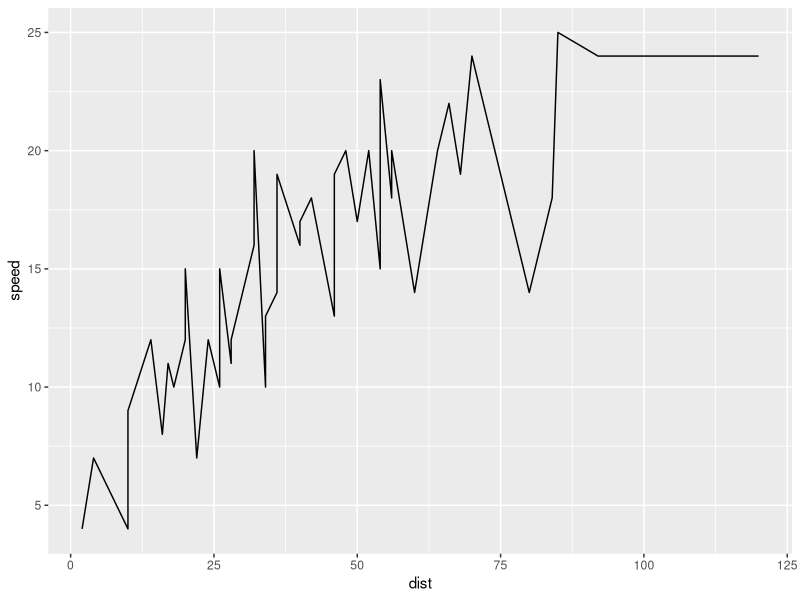

The R script that drew this image: (Note: this script raises an error after producing the figure.)
### This is a new file
# I will be adding this to the repository
library(ggplot2)
ggplot() + 
  geom_line(aes(x = dist, y = speed), 
            data = cars)

# This is a new change, that I will commit
# before the owner has the chance to pull the
# updated version
ggplot() +
  geom_boxplot(aes(x = dist, y = speed))
